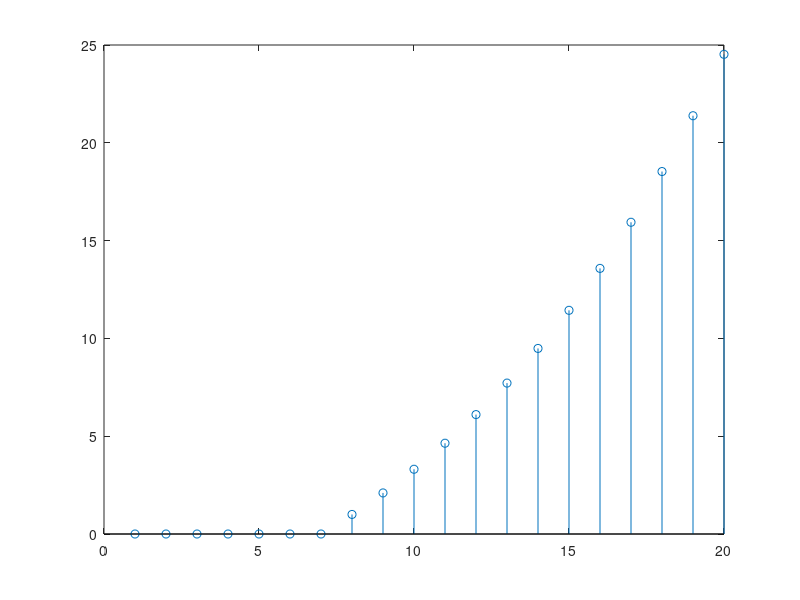
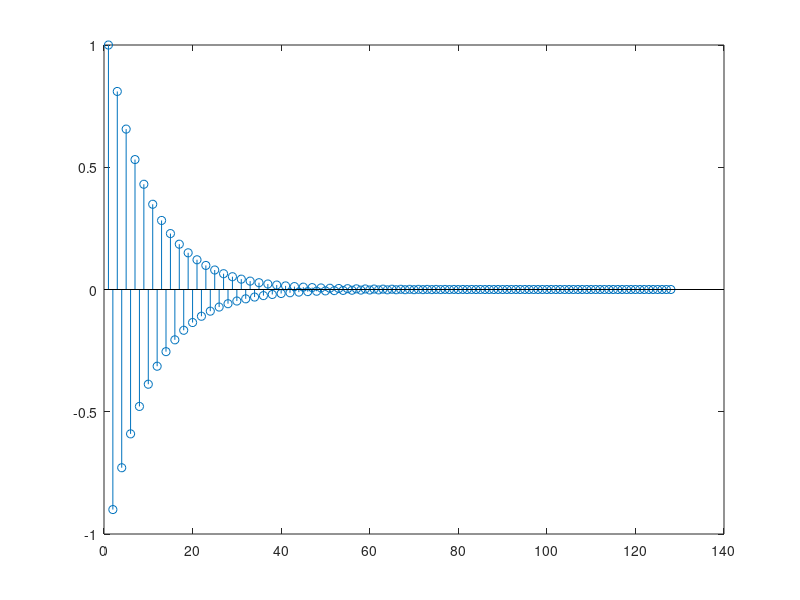
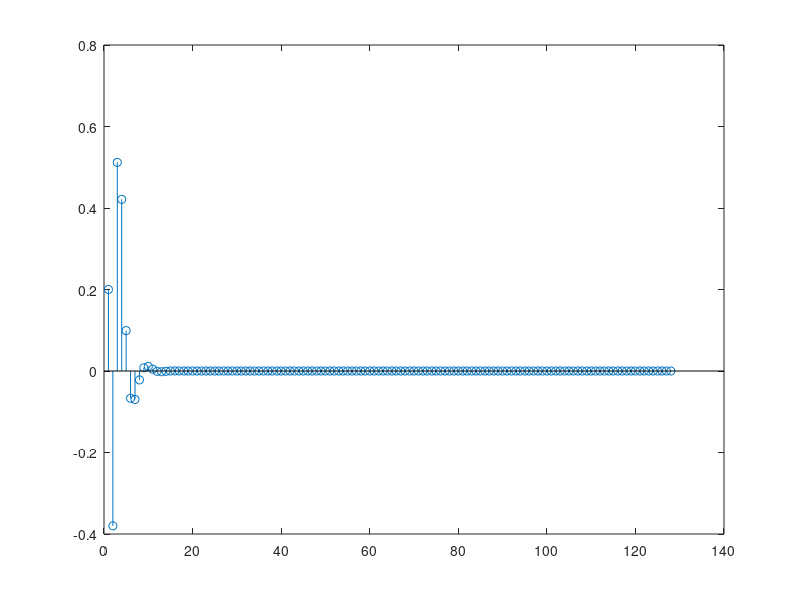
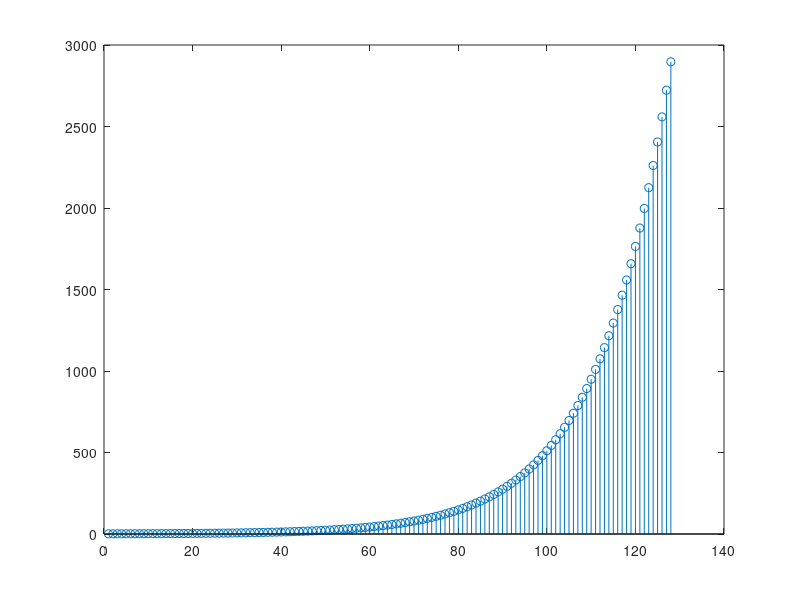

MATLAB code for these plots, in order:
%% 2.11
close all;
zerosStart = -7;
onesEnd = 12;
u = [zeros(1,abs(zerosStart)), ones(1,abs(onesEnd+1))];
n = zerosStart:onesEnd;

a = [1, -1.1];
b = 1;

filtered = filter(b, a, u);
stem(filtered);

%% 2.19
close all;
delta = [1, zeros(1, 127)];

b = 1;
a = [1 0.9];

filtered = filter(b, a, delta);
figure;
stem(filtered);

b = [0.2 -0.5 0.8];
a = [1 -0.6 0.3];

filtered = filter(b, a, delta);
figure;
stem(filtered);

b = [1 0.5 0.25];
a = [1 -0.5 -0.6];

filtered = filter(b, a, delta);
figure;
stem(filtered);

% c) kohdan systeemi ei ole stabiili, koska se kasvaa rajattomasti

%% 2.20
close all;
% a
b = 1;
a = [1 0.9];
figure;
impz(b, a)

% b
b = [0.2 -0.5 0.8];
a = [1 -0.6 0.3];
figure;
impz(b, a)

% c
b = [1 0.5 0.25];
a = [1 -0.5 -0.6];
figure;
impz(b, a)

% samalta näyttää


%% 3.8
close all;

Fs = 8192;
f = 1000;
n = 1:Fs;
rest = (2*pi*n)/Fs;
x = sin(rest*f);

xDFT = fft(x);

figure;
plot(n, abs(xDFT));







